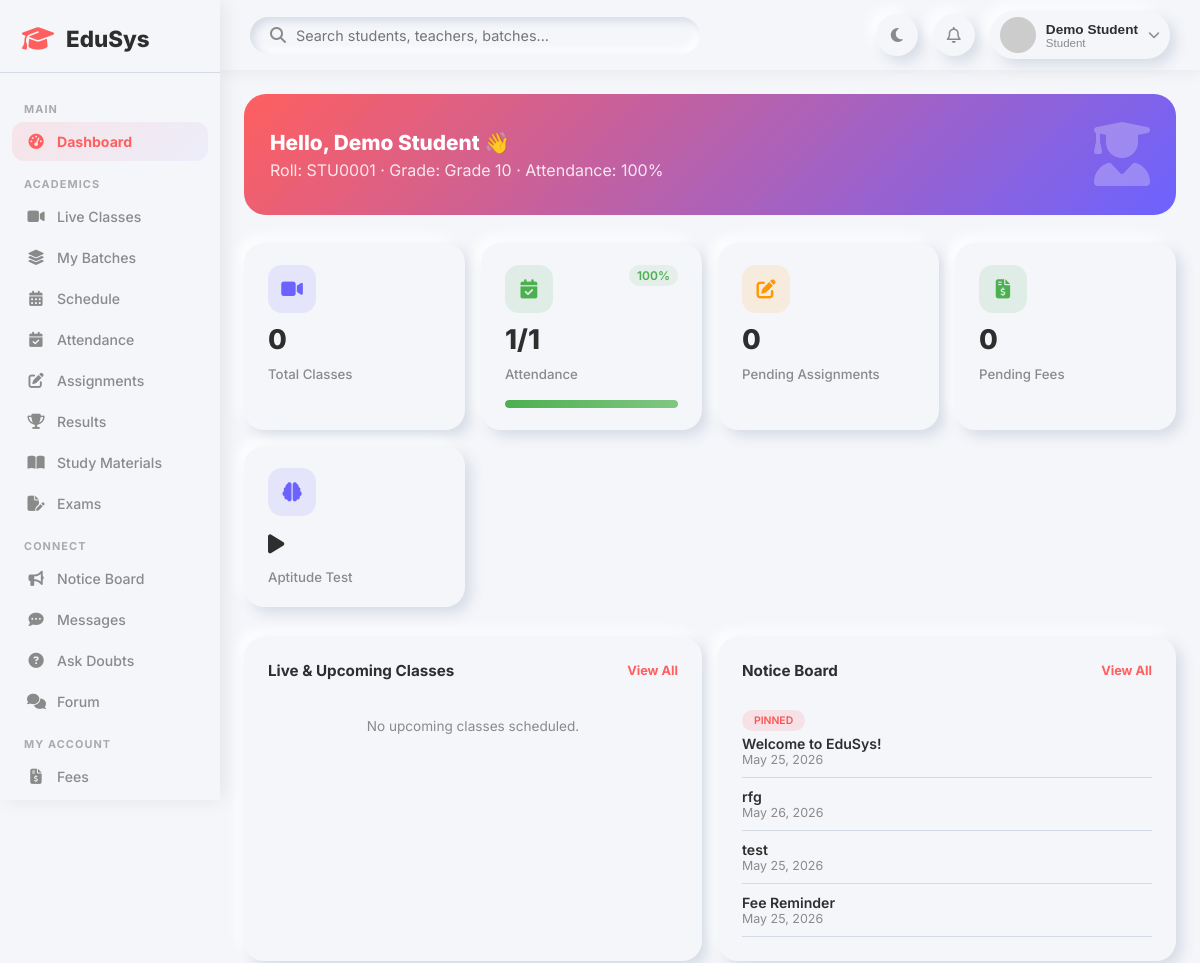
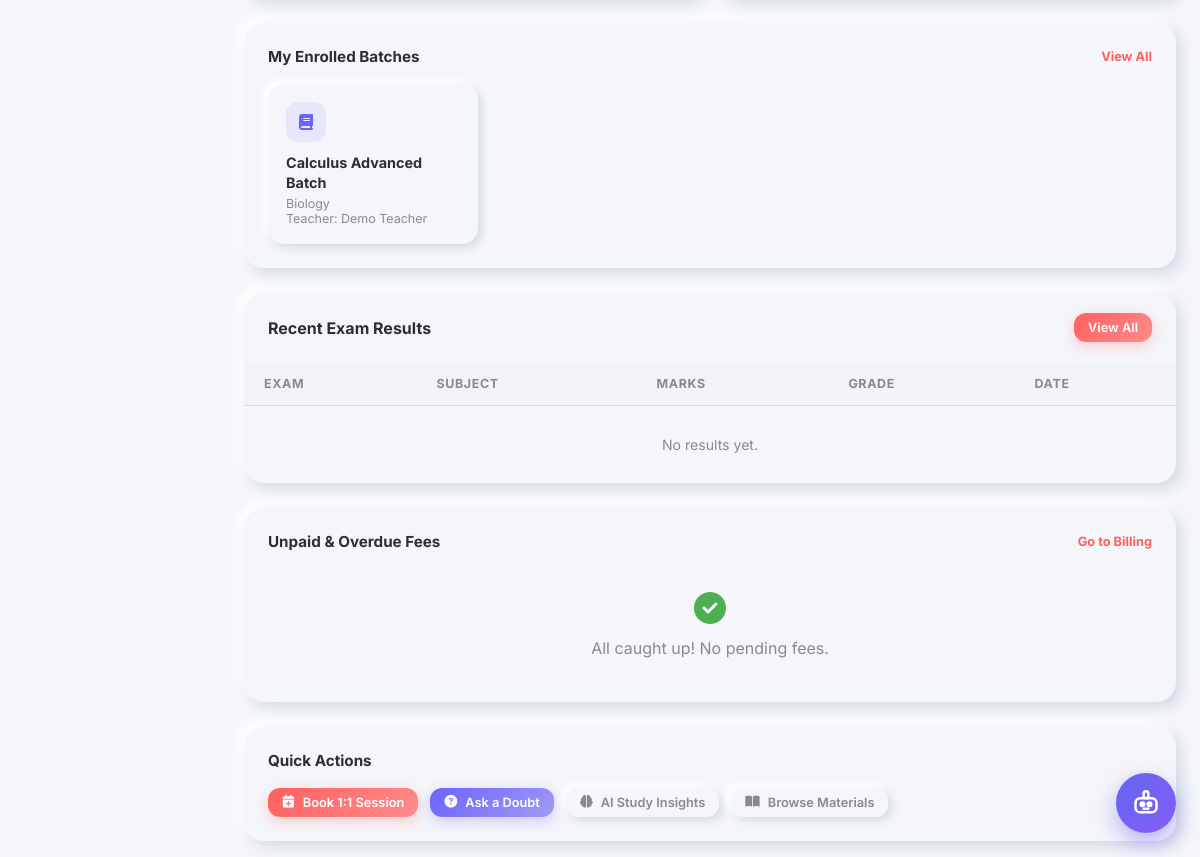
The app's page /student/dashboard.php (signed in) with its own data (2 pictures, top to bottom).
### tables this page shows
CREATE TABLE `students` (
  `id` int(11) NOT NULL,
  `user_id` int(11) NOT NULL,
  `roll_number` varchar(50) DEFAULT NULL,
  `date_of_birth` date DEFAULT NULL,
  `gender` enum('male','female','other') DEFAULT NULL,
  `phone` varchar(20) DEFAULT NULL,
  `address` text DEFAULT NULL,
  `parent_name` varchar(150) DEFAULT NULL,
  `parent_phone` varchar(20) DEFAULT NULL,
  `grade` varchar(20) DEFAULT NULL,
  `admission_date` date DEFAULT NULL
);

CREATE TABLE `users` (
  `id` int(11) NOT NULL,
  `name` varchar(150) NOT NULL,
  `email` varchar(150) NOT NULL,
  `password` varchar(255) NOT NULL,
  `role` enum('admin','teacher','student') NOT NULL DEFAULT 'student',
  `avatar` varchar(255) DEFAULT NULL,
  `status` enum('active','inactive','pending') DEFAULT 'active',
  `created_at` timestamp NOT NULL DEFAULT current_timestamp(),
  `updated_at` timestamp NOT NULL DEFAULT current_timestamp() ON UPDATE current_timestamp()
);

CREATE TABLE `notices` (
  `id` int(11) NOT NULL,
  `title` varchar(200) NOT NULL,
  `content` text DEFAULT NULL,
  `target_role` enum('all','student','teacher','admin') DEFAULT 'all',
  `batch_id` int(11) DEFAULT NULL,
  `created_by` int(11) DEFAULT NULL,
  `is_pinned` tinyint(1) DEFAULT 0,
  `created_at` timestamp NOT NULL DEFAULT current_timestamp()
);

CREATE TABLE `batches` (
  `id` int(11) NOT NULL,
  `name` varchar(150) NOT NULL,
  `teacher_id` int(11) DEFAULT NULL,
  `subject_id` int(11) DEFAULT NULL,
  `grade` varchar(20) DEFAULT NULL,
  `schedule` text DEFAULT NULL,
  `max_students` int(11) DEFAULT 30,
  `status` enum('active','inactive') DEFAULT 'active',
  `created_at` timestamp NOT NULL DEFAULT current_timestamp()
);

CREATE TABLE `subjects` (
  `id` int(11) NOT NULL,
  `name` varchar(100) NOT NULL,
  `code` varchar(20) DEFAULT NULL,
  `description` text DEFAULT NULL,
  `created_at` timestamp NOT NULL DEFAULT current_timestamp()
);

### student/dashboard.php (the view, shortened to what this page needs)
<?php
require_once '../includes/header.php';
$student = $conn->query("SELECT s.*, u.name, u.email FROM students s JOIN users u ON s.user_id=u.id WHERE s.user_id={$_SESSION['user_id']}")->fetch_assoc();
$sid = $student['id'];
$total_classes = $conn->query("SELECT COUNT(DISTINCT lc.id) as cnt FROM live_classes lc JOIN batches b ON lc.batch_id=b.id JOIN batch_students bs ON bs.batch_id=b.id WHERE bs.student_id=$sid")->fetch_assoc()['cnt'];
$present = $conn->query("SELECT COUNT(*) as cnt FROM attendance WHERE student_id=$sid AND status='present'")->fetch_assoc()['cnt'];
$total_att = $conn->query("SELECT COUNT(*) as cnt FROM attendance WHERE student_id=$sid")->fetch_assoc()['cnt'];
$att_pct = $total_att > 0 ? round(($present / $total_att) * 100) : 0;
$pending_assignments = $conn->query("SELECT COUNT(*) as cnt FROM assignments a JOIN batch_students bs ON bs.batch_id=a.batch_id WHERE bs.student_id=$sid AND a.id NOT IN (SELECT assignment_id FROM submissions WHERE student_id=$sid)")->fetch_assoc()['cnt'];
$unpaid_fees = $conn->query("SELECT COUNT(*) as cnt FROM fees WHERE student_id=$sid AND status IN ('unpaid','overdue')")->fetch_assoc()['cnt'];
$my_batches = $conn->query("SELECT b.*, sub.name as subject_name, u.name as teacher_name FROM batch_students bs JOIN batches b ON bs.batch_id=b.id LEFT JOIN subjects sub ON b.subject_id=sub.id LEFT JOIN teachers t ON b.teacher_id=t.id LEFT JOIN users u ON t.user_id=u.id WHERE bs.student_id=$sid AND b.status='active' LIMIT 5");
$sid = (int)($student['id'] ?? 0);
$notices = $conn->query("
    SELECT n.*, b.name as batch_name
    FROM notices n
    LEFT JOIN batches b ON n.batch_id = b.id
    WHERE n.target_role IN ('all','student')
      AND (
          n.batch_id IS NULL
          OR
          ($sid > 0 AND n.batch_id IN (SELECT batch_id FROM batch_students WHERE student_id=$sid))
      )
    ORDER BY n.is_pinned DESC, n.created_at DESC
    LIMIT 4
");
$upcoming = $conn->query("SELECT lc.*, b.name as batch_name, u.name as teacher_name FROM live_classes lc JOIN batches b ON lc.batch_id=b.id JOIN batch_students bs ON bs.batch_id=b.id LEFT JOIN teachers t ON lc.teacher_id=t.id LEFT JOIN users u ON t.user_id=u.id WHERE bs.student_id=$sid AND lc.status IN ('scheduled','live') ORDER BY lc.scheduled_at ASC LIMIT 4");
$results = $conn->query("SELECT r.*, e.title as exam_title, sub.name as subject_name, e.total_marks FROM results r JOIN exams e ON r.exam_id=e.id LEFT JOIN subjects sub ON e.subject_id=sub.id WHERE r.student_id=$sid ORDER BY r.created_at DESC LIMIT 5");
?>
<div class="hero-strip">
    <div>
        <h2>Hello, <?= htmlspecialchars($student['name']) ?> 👋</h2>
        <p>Roll: <?= $student['roll_number'] ?> &middot; Grade: <?= $student['grade'] ?> &middot; Attendance: <?= $att_pct ?>%</p>
    </div>
    <div class="hero-strip-icon"><i class="fa-solid fa-user-graduate"></i></div>
</div>
<div class="stats-grid">
    <div class="stat-card" onclick="location.href='classes.php'" style="cursor:pointer;"><div class="stat-card-header"><div class="stat-icon purple"><i class="fa-solid fa-video"></i></div></div><div class="stat-value"><?= $total_classes ?></div><div class="stat-label">Total Classes</div></div>
    <div class="stat-card" onclick="location.href='attendance.php'" style="cursor:pointer;">
        <div class="stat-card-header"><div class="stat-icon green"><i class="fa-solid fa-calendar-check"></i></div><span class="stat-change <?= $att_pct >= 75 ? 'up' : 'down' ?>"><?= $att_pct ?>%</span></div>
        <div class="stat-value"><?= $present ?>/<?= $total_att ?></div>
        <div class="stat-label">Attendance</div>
        <div class="progress-bar-wrap" style="margin-top:8px;"><div class="progress-bar <?= $att_pct >= 75 ? 'success' : 'primary' ?>" style="width:<?= $att_pct ?>%"></div></div>
    </div>
    <div class="stat-card" onclick="location.href='assignments.php'" style="cursor:pointer;"><div class="stat-card-header"><div class="stat-icon orange"><i class="fa-solid fa-pen-to-square"></i><?php if ($pending_assignments > 0): ?><span class="stat-change down"><?= $pending_assignments ?> due</span><?php endif; ?></div></div><div class="stat-value"><?= $pending_assignments ?></div><div class="stat-label">Pending Assignments</div></div>
    <div class="stat-card" onclick="location.href='fees.php'" style="cursor:pointer;"><div class="stat-card-header"><div class="stat-icon <?= $unpaid_fees > 0 ? 'red' : 'green' ?>"><i class="fa-solid fa-file-invoice-dollar"></i></div><?php if ($unpaid_fees > 0): ?><span class="stat-change down"><?= $unpaid_fees ?> unpaid</span><?php endif; ?></div><div class="stat-value"><?= $unpaid_fees ?></div><div class="stat-label">Pending Fees</div></div>
    <div class="stat-card" onclick="location.href='aptitude-test.php'" style="cursor:pointer;"><div class="stat-card-header"><div class="stat-icon purple"><i class="fa-solid fa-brain"></i></div></div><div class="stat-value"><i class="fa-solid fa-play" style="font-size:0.8em;"></i></div><div class="stat-label">Aptitude Test</div></div>
</div>
<div class="charts-grid">
    <div class="chart-card">
        <div class="chart-title">Live & Upcoming Classes <a href="/project/student/classes.php" style="font-size:0.8rem;color:var(--primary);text-decoration:none;">View All</a></div>
        <?php if ($upcoming->num_rows === 0): ?>
        <p class="empty-msg">No upcoming classes scheduled.</p>
        <?php endif; ?>
    </div>
    <div class="chart-card">
        <div class="chart-title">Notice Board <a href="/project/student/notices.php" style="font-size:0.8rem;color:var(--primary);text-decoration:none;">View All</a></div>
        <?php if ($notices->num_rows === 0): ?>
        <p class="empty-msg">No notices at this time.</p>
        <?php else: ?>
        <?php while ($n = $notices->fetch_assoc()): ?>
        <div style="padding:10px 0;border-bottom:1px solid var(--shadow-dark);">
            <?php if ($n['is_pinned']): ?><span class="badge-pill badge-danger" style="font-size:0.65rem;margin-bottom:4px;display:inline-block;">PINNED</span><?php endif; ?>
            <div style="display:flex;justify-content:space-between;align-items:center;">
                <p style="font-size:0.88rem;font-weight:600;"><?= htmlspecialchars($n['title']) ?></p>
            </div>
            <p style="font-size:0.78rem;color:var(--text-secondary);"><?= date('M d, Y', strtotime($n['created_at'])) ?></p>
        </div>
        <?php endwhile; ?>
        <?php endif; ?>
    </div>
</div>
<div class="chart-card" style="margin-bottom:25px;">
    <div class="chart-title">My Enrolled Batches <a href="/project/student/classes.php" style="font-size:0.8rem;color:var(--primary);text-decoration:none;">View All</a></div>
    <?php if ($my_batches->num_rows === 0): ?>
    <p class="empty-msg">Not enrolled in any batch. <a href="/project/student/classes.php">Browse batches</a></p>
    <?php else: ?>
    <div style="display:grid;grid-template-columns:repeat(auto-fill,minmax(200px,1fr));gap:15px;margin-top:5px;">
        <?php while ($b = $my_batches->fetch_assoc()): ?>
        <div style="background:var(--background);border-radius:16px;box-shadow:var(--neu-sm);padding:18px;">
            <div style="width:40px;height:40px;border-radius:12px;background:rgba(108,99,255,0.1);display:flex;align-items:center;justify-content:center;color:var(--secondary);margin-bottom:10px;"><i class="fa-solid fa-book"></i></div>
            <strong style="font-size:0.9rem;"><?= htmlspecialchars($b['name']) ?></strong>
            <p style="font-size:0.78rem;color:var(--text-secondary);margin-top:4px;"><?= htmlspecialchars($b['subject_name'] ?? '') ?></p>
            <p style="font-size:0.78rem;color:var(--text-secondary);">Teacher: <?= htmlspecialchars($b['teacher_name'] ?? 'TBD') ?></p>
        </div>
        <?php endwhile; ?>
    </div>
    <?php endif; ?>
</div>
<div class="table-card">
    <div class="table-header"><h3>Recent Exam Results</h3><a href="/project/student/results.php" class="btn btn-primary btn-sm">View All</a></div>
    <div class="table-responsive">
        <table>
            <thead><tr><th>Exam</th><th>Subject</th><th>Marks</th><th>Grade</th><th>Date</th></tr></thead>
            <tbody>
                <?php if ($results->num_rows === 0): ?><tr><td colspan="5" style="text-align:center;padding:30px;color:var(--text-secondary);">No results yet.</td></tr><?php else: ?>
                <?php while ($r = $results->fetch_assoc()): ?>
                <tr>
                    <td><strong><?= htmlspecialchars($r['exam_title']) ?></strong></td>
                    <td><?= htmlspecialchars($r['subject_name'] ?? '-') ?></td>
                    <td><?= $r['marks_obtained'] ?>/<?= $r['total_marks'] ?></td>
                    <td><span class="badge-pill <?= $r['marks_obtained'] >= ($r['total_marks']*0.7)?'badge-success':($r['marks_obtained']>=($r['total_marks']*0.4)?'badge-warning':'badge-danger') ?>"><?= $r['grade_letter'] ?? 'N/A' ?></span></td>
                    <td><?= date('M d, Y', strtotime($r['created_at'])) ?></td>
                </tr>
                <?php endwhile; ?><?php endif; ?>
            </tbody>
        </table>
    </div>
</div>
<div class="chart-card" style="margin-top:25px;">
    <div class="chart-title">Unpaid & Overdue Fees <a href="/project/student/fees.php" style="font-size:0.8rem;color:var(--primary);text-decoration:none;">Go to Billing</a></div>
    <?php
    $pending_fees_list = $conn->query("SELECT * FROM fees WHERE student_id=$sid AND status IN ('unpaid','overdue') ORDER BY due_date ASC LIMIT 3");
    if ($pending_fees_list->num_rows === 0):
    ?>
    <div style="text-align:center;padding:20px;">
        <div style="font-size:2rem;color:var(--success);margin-bottom:10px;"><i class="fa-solid fa-circle-check"></i></div>
        <p style="color:var(--text-secondary);">All caught up! No pending fees.</p>
    </div>
    <?php else: while ($f = $pending_fees_list->fetch_assoc()): ?>
    <div style="display:flex;align-items:center;justify-content:space-between;padding:15px;background:<?= $f['status']==='overdue'?'rgba(244,67,54,0.05)':'rgba(255,193,7,0.05)' ?>;border-radius:12px;margin-bottom:10px;border-left:4px solid <?= $f['status']==='overdue'?'var(--danger)':'var(--warning)' ?>;">
        <div>
            <strong style="font-size:0.9rem;"><?= htmlspecialchars($f['description']) ?></strong><br>
            <small style="color:var(--text-secondary);">Due: <?= date('M d, Y', strtotime($f['due_date'])) ?> &middot; <span style="color:<?= $f['status']==='overdue'?'var(--danger)':'var(--text-primary)' ?>;"><?= strtoupper($f['status']) ?></span></small>
        </div>
        <div style="text-align:right;">
            <div style="font-weight:700;color:var(--text-primary);margin-bottom:5px;">₹<?= number_format($f['amount']) ?></div>
            <a href="/project/student/fees.php" class="btn btn-primary btn-sm">Pay Now</a>
        </div>
    </div>
    <?php endwhile; endif; ?>
</div>
<div class="chart-card" style="margin-top:25px;">
    <div class="chart-title">Quick Actions</div>
    <div style="display:flex;gap:12px;flex-wrap:wrap;">
        <a href="/project/student/book-session.php" class="btn btn-primary btn-sm"><i class="fa-solid fa-calendar-plus"></i> Book 1:1 Session</a>
        <a href="/project/student/doubts.php" class="btn btn-secondary btn-sm"><i class="fa-solid fa-question-circle"></i> Ask a Doubt</a>
        <a href="/project/student/ai-prediction.php" class="btn btn-outline btn-sm"><i class="fa-solid fa-brain"></i> AI Study Insights</a>
        <a href="/project/student/materials.php" class="btn btn-outline btn-sm"><i class="fa-solid fa-book-open"></i> Browse Materials</a>
    </div>
</div>
<?php require_once '../includes/footer.php'; ?>

### css/responsive.css (style rules this page uses)
@media (max-width: 1200px) { :root { --sidebar-width: 220px; } }
@media (max-width: 1200px) { .stats-grid { gap: 16px; } }
@media (max-width: 1200px) { .charts-grid { gap: 16px; } }
@media (max-width: 1200px) { .hero-strip { padding: 22px 26px; } }
@media (max-width: 1200px) { .hero-strip h2 { font-size: 1.3rem; } }
@media (max-width: 1200px) { .stat-value { font-size: 1.7rem; } }

### includes/chatbot_widget.php (style rules this page uses)
:root { --edubot-primary: #6366f1; --edubot-primary-hover: #4f46e5; --edubot-secondary: #8b5cf6; --edubot-accent: #06b6d4; --edubot-bg: #ffffff; --edubot-surface: #f8fafc; --edubot-border: #e2e8f0; --edubot-text: #1e293b; --edubot-text-muted: #64748b; --edubot-bot-bubble: #f1f5f9; --edubot-bot-text: #1e293b; --edubot-user-bubble: linear-gradient(135deg, #6366f1, #8b5cf6); --edubot-shadow: 0 20px 45px -10px rgba(99, 102, 241, 0.25), 0 10px 20px -5px rgba(0, 0, 0, 0.08); }

### records on screen
students: user.name "Demo Student", roll_number "STU0001", grade "Grade 10", id "1"
notices: is_pinned "PINNED", title "Welcome to EduSys!", created_at "May 25, 2026"
notices: title "rfg", created_at "May 26, 2026"
notices: title "test", created_at "May 25, 2026"
notices: title "Fee Reminder", created_at "May 25, 2026"
batches: name "Calculus Advanced Batch", subject.name "Biology", users.name "Demo Teacher"

### other values on screen
$name "Demo Student"
$role "Student"
$att_pct "100"
$total_classes "0"
$pending_assignments "0"
$unpaid_fees "0"
